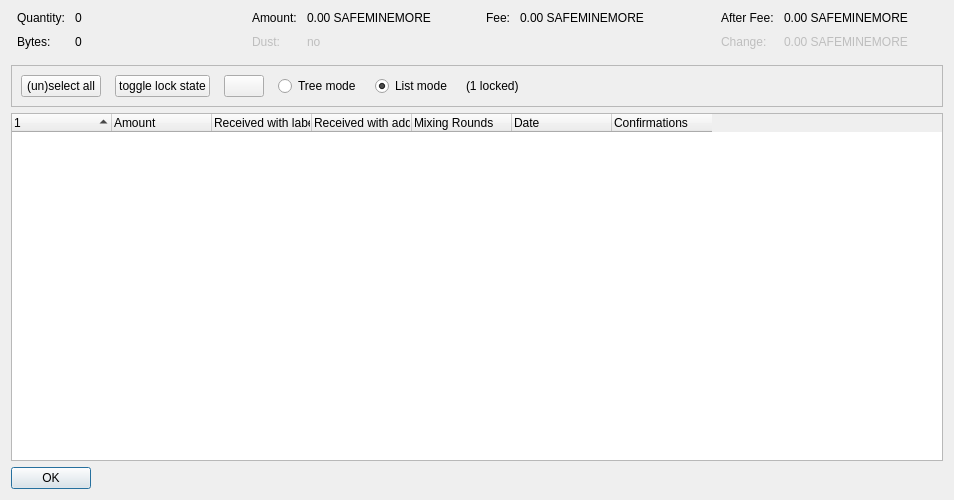
<?xml version="1.0" encoding="UTF-8"?>
<ui version="4.0">
 <class>CoinControlDialog</class>
 <widget class="QDialog" name="CoinControlDialog">
  <property name="geometry">
   <rect>
    <x>0</x>
    <y>0</y>
    <width>954</width>
    <height>500</height>
   </rect>
  </property>
  <property name="windowTitle">
   <string>Coin Selection</string>
  </property>
  <layout class="QVBoxLayout" name="verticalLayout">
   <item>
    <layout class="QHBoxLayout" name="horizontalLayoutTop" stretch="0,0,0,0">
     <property name="topMargin">
      <number>0</number>
     </property>
     <property name="bottomMargin">
      <number>10</number>
     </property>
     <item>
      <layout class="QFormLayout" name="formLayoutCoinControl1">
       <property name="horizontalSpacing">
        <number>10</number>
       </property>
       <property name="verticalSpacing">
        <number>10</number>
       </property>
       <property name="leftMargin">
        <number>6</number>
       </property>
       <property name="rightMargin">
        <number>6</number>
       </property>
       <item row="0" column="0">
        <widget class="QLabel" name="labelCoinControlQuantityText">
         <property name="text">
          <string>Quantity:</string>
         </property>
        </widget>
       </item>
       <item row="0" column="1">
        <widget class="QLabel" name="labelCoinControlQuantity">
         <property name="cursor">
          <cursorShape>IBeamCursor</cursorShape>
         </property>
         <property name="contextMenuPolicy">
          <enum>Qt::ActionsContextMenu</enum>
         </property>
         <property name="text">
          <string notr="true">0</string>
         </property>
         <property name="textInteractionFlags">
          <set>Qt::LinksAccessibleByMouse|Qt::TextSelectableByKeyboard|Qt::TextSelectableByMouse</set>
         </property>
        </widget>
       </item>
       <item row="1" column="0">
        <widget class="QLabel" name="labelCoinControlBytesText">
         <property name="text">
          <string>Bytes:</string>
         </property>
        </widget>
       </item>
       <item row="1" column="1">
        <widget class="QLabel" name="labelCoinControlBytes">
         <property name="cursor">
          <cursorShape>IBeamCursor</cursorShape>
         </property>
         <property name="contextMenuPolicy">
          <enum>Qt::ActionsContextMenu</enum>
         </property>
         <property name="text">
          <string notr="true">0</string>
         </property>
         <property name="textInteractionFlags">
          <set>Qt::LinksAccessibleByMouse|Qt::TextSelectableByKeyboard|Qt::TextSelectableByMouse</set>
         </property>
        </widget>
       </item>
      </layout>
     </item>
     <item>
      <layout class="QFormLayout" name="formLayoutCoinControl2">
       <property name="horizontalSpacing">
        <number>10</number>
       </property>
       <property name="verticalSpacing">
        <number>10</number>
       </property>
       <property name="leftMargin">
        <number>6</number>
       </property>
       <property name="rightMargin">
        <number>6</number>
       </property>
       <item row="0" column="0">
        <widget class="QLabel" name="labelCoinControlAmountText">
         <property name="text">
          <string>Amount:</string>
         </property>
        </widget>
       </item>
       <item row="0" column="1">
        <widget class="QLabel" name="labelCoinControlAmount">
         <property name="cursor">
          <cursorShape>IBeamCursor</cursorShape>
         </property>
         <property name="contextMenuPolicy">
          <enum>Qt::ActionsContextMenu</enum>
         </property>
         <property name="text">
          <string notr="true">0.00 SAFEMINEMORE</string>
         </property>
         <property name="textInteractionFlags">
          <set>Qt::LinksAccessibleByMouse|Qt::TextSelectableByKeyboard|Qt::TextSelectableByMouse</set>
         </property>
        </widget>
       </item>
       <item row="1" column="0">
        <widget class="QLabel" name="labelCoinControlLowOutputText">
         <property name="enabled">
          <bool>false</bool>
         </property>
         <property name="text">
          <string>Dust:</string>
         </property>
        </widget>
       </item>
       <item row="1" column="1">
        <widget class="QLabel" name="labelCoinControlLowOutput">
         <property name="enabled">
          <bool>false</bool>
         </property>
         <property name="cursor">
          <cursorShape>IBeamCursor</cursorShape>
         </property>
         <property name="contextMenuPolicy">
          <enum>Qt::ActionsContextMenu</enum>
         </property>
         <property name="text">
          <string notr="true">no</string>
         </property>
         <property name="textInteractionFlags">
          <set>Qt::LinksAccessibleByMouse|Qt::TextSelectableByKeyboard|Qt::TextSelectableByMouse</set>
         </property>
        </widget>
       </item>
      </layout>
     </item>
     <item>
      <layout class="QFormLayout" name="formLayoutCoinControl3">
       <property name="horizontalSpacing">
        <number>10</number>
       </property>
       <property name="verticalSpacing">
        <number>10</number>
       </property>
       <property name="leftMargin">
        <number>6</number>
       </property>
       <property name="rightMargin">
        <number>6</number>
       </property>
       <item row="0" column="0">
        <widget class="QLabel" name="labelCoinControlFeeText">
         <property name="text">
          <string>Fee:</string>
         </property>
        </widget>
       </item>
       <item row="0" column="1">
        <widget class="QLabel" name="labelCoinControlFee">
         <property name="cursor">
          <cursorShape>IBeamCursor</cursorShape>
         </property>
         <property name="contextMenuPolicy">
          <enum>Qt::ActionsContextMenu</enum>
         </property>
         <property name="text">
          <string notr="true">0.00 SAFEMINEMORE</string>
         </property>
         <property name="textInteractionFlags">
          <set>Qt::LinksAccessibleByMouse|Qt::TextSelectableByKeyboard|Qt::TextSelectableByMouse</set>
         </property>
        </widget>
       </item>
      </layout>
     </item>
     <item>
      <layout class="QFormLayout" name="formLayoutCoinControl4">
       <property name="horizontalSpacing">
        <number>10</number>
       </property>
       <property name="verticalSpacing">
        <number>10</number>
       </property>
       <property name="leftMargin">
        <number>6</number>
       </property>
       <property name="rightMargin">
        <number>6</number>
       </property>
       <item row="0" column="0">
        <widget class="QLabel" name="labelCoinControlAfterFeeText">
         <property name="text">
          <string>After Fee:</string>
         </property>
        </widget>
       </item>
       <item row="0" column="1">
        <widget class="QLabel" name="labelCoinControlAfterFee">
         <property name="cursor">
          <cursorShape>IBeamCursor</cursorShape>
         </property>
         <property name="contextMenuPolicy">
          <enum>Qt::ActionsContextMenu</enum>
         </property>
         <property name="text">
          <string notr="true">0.00 SAFEMINEMORE</string>
         </property>
         <property name="textInteractionFlags">
          <set>Qt::LinksAccessibleByMouse|Qt::TextSelectableByKeyboard|Qt::TextSelectableByMouse</set>
         </property>
        </widget>
       </item>
       <item row="1" column="0">
        <widget class="QLabel" name="labelCoinControlChangeText">
         <property name="enabled">
          <bool>false</bool>
         </property>
         <property name="text">
          <string>Change:</string>
         </property>
        </widget>
       </item>
       <item row="1" column="1">
        <widget class="QLabel" name="labelCoinControlChange">
         <property name="enabled">
          <bool>false</bool>
         </property>
         <property name="cursor">
          <cursorShape>IBeamCursor</cursorShape>
         </property>
         <property name="contextMenuPolicy">
          <enum>Qt::ActionsContextMenu</enum>
         </property>
         <property name="text">
          <string notr="true">0.00 SAFEMINEMORE</string>
         </property>
         <property name="textInteractionFlags">
          <set>Qt::LinksAccessibleByMouse|Qt::TextSelectableByKeyboard|Qt::TextSelectableByMouse</set>
         </property>
        </widget>
       </item>
      </layout>
     </item>
    </layout>
   </item>
   <item>
    <widget class="QFrame" name="frame">
     <property name="minimumSize">
      <size>
       <width>0</width>
       <height>40</height>
      </size>
     </property>
     <property name="frameShape">
      <enum>QFrame::StyledPanel</enum>
     </property>
     <property name="frameShadow">
      <enum>QFrame::Sunken</enum>
     </property>
     <layout class="QHBoxLayout" name="horizontalLayout">
      <item>
       <layout class="QHBoxLayout" name="horizontalLayoutPanel" stretch="0,0,0,0,0,0,0">
        <property name="spacing">
         <number>14</number>
        </property>
        <item>
         <widget class="QPushButton" name="pushButtonSelectAll">
          <property name="sizePolicy">
           <sizepolicy hsizetype="Maximum" vsizetype="Fixed">
            <horstretch>0</horstretch>
            <verstretch>0</verstretch>
           </sizepolicy>
          </property>
          <property name="text">
           <string>(un)select all</string>
          </property>
          <property name="autoDefault">
           <bool>false</bool>
          </property>
         </widget>
        </item>
        <item>
         <widget class="QPushButton" name="pushButtonToggleLock">
          <property name="sizePolicy">
           <sizepolicy hsizetype="Maximum" vsizetype="Fixed">
            <horstretch>0</horstretch>
            <verstretch>0</verstretch>
           </sizepolicy>
          </property>
          <property name="text">
           <string>toggle lock state</string>
          </property>
          <property name="autoDefault">
           <bool>false</bool>
          </property>
         </widget>
        </item>
        <item>
         <widget class="QPushButton" name="hideButton">
          <property name="sizePolicy">
           <sizepolicy hsizetype="Maximum" vsizetype="Fixed">
            <horstretch>0</horstretch>
            <verstretch>0</verstretch>
           </sizepolicy>
          </property>
          <property name="text">
           <string/>
          </property>
          <property name="autoDefault">
           <bool>false</bool>
          </property>
         </widget>
        </item>
        <item>
         <widget class="QRadioButton" name="radioTreeMode">
          <property name="sizePolicy">
           <sizepolicy hsizetype="Maximum" vsizetype="Fixed">
            <horstretch>0</horstretch>
            <verstretch>0</verstretch>
           </sizepolicy>
          </property>
          <property name="text">
           <string>Tree mode</string>
          </property>
         </widget>
        </item>
        <item>
         <widget class="QRadioButton" name="radioListMode">
          <property name="sizePolicy">
           <sizepolicy hsizetype="Maximum" vsizetype="Fixed">
            <horstretch>0</horstretch>
            <verstretch>0</verstretch>
           </sizepolicy>
          </property>
          <property name="text">
           <string>List mode</string>
          </property>
          <property name="checked">
           <bool>true</bool>
          </property>
         </widget>
        </item>
        <item>
         <widget class="QLabel" name="labelLocked">
          <property name="text">
           <string>(1 locked)</string>
          </property>
         </widget>
        </item>
        <item>
         <spacer name="horizontalSpacer">
          <property name="orientation">
           <enum>Qt::Horizontal</enum>
          </property>
          <property name="sizeHint" stdset="0">
           <size>
            <width>40</width>
            <height>20</height>
           </size>
          </property>
         </spacer>
        </item>
       </layout>
      </item>
     </layout>
    </widget>
   </item>
   <item>
    <widget class="CoinControlTreeWidget" name="treeWidget">
     <property name="contextMenuPolicy">
      <enum>Qt::CustomContextMenu</enum>
     </property>
     <property name="sortingEnabled">
      <bool>false</bool>
     </property>
     <property name="columnCount">
      <number>7</number>
     </property>
     <attribute name="headerShowSortIndicator" stdset="0">
      <bool>true</bool>
     </attribute>
     <attribute name="headerStretchLastSection">
      <bool>false</bool>
     </attribute>
     <column>
      <property name="text">
       <string/>
      </property>
     </column>
     <column>
      <property name="text">
       <string>Amount</string>
      </property>
     </column>
     <column>
      <property name="text">
       <string>Received with label</string>
      </property>
     </column>
     <column>
      <property name="text">
       <string>Received with address</string>
      </property>
     </column>
     <column>
      <property name="text">
       <string>Mixing Rounds</string>
      </property>
     </column>
     <column>
      <property name="text">
       <string>Date</string>
      </property>
     </column>
     <column>
      <property name="text">
       <string>Confirmations</string>
      </property>
      <property name="toolTip">
       <string>Confirmed</string>
      </property>
     </column>
    </widget>
   </item>
   <item>
    <widget class="QDialogButtonBox" name="buttonBox">
     <property name="sizePolicy">
      <sizepolicy hsizetype="Maximum" vsizetype="Fixed">
       <horstretch>0</horstretch>
       <verstretch>0</verstretch>
      </sizepolicy>
     </property>
     <property name="orientation">
      <enum>Qt::Horizontal</enum>
     </property>
     <property name="standardButtons">
      <set>QDialogButtonBox::Ok</set>
     </property>
    </widget>
   </item>
  </layout>
 </widget>
 <customwidgets>
  <customwidget>
   <class>CoinControlTreeWidget</class>
   <extends>QTreeWidget</extends>
   <header>qt/coincontroltreewidget.h</header>
  </customwidget>
 </customwidgets>
 <resources/>
 <connections/>
</ui>
